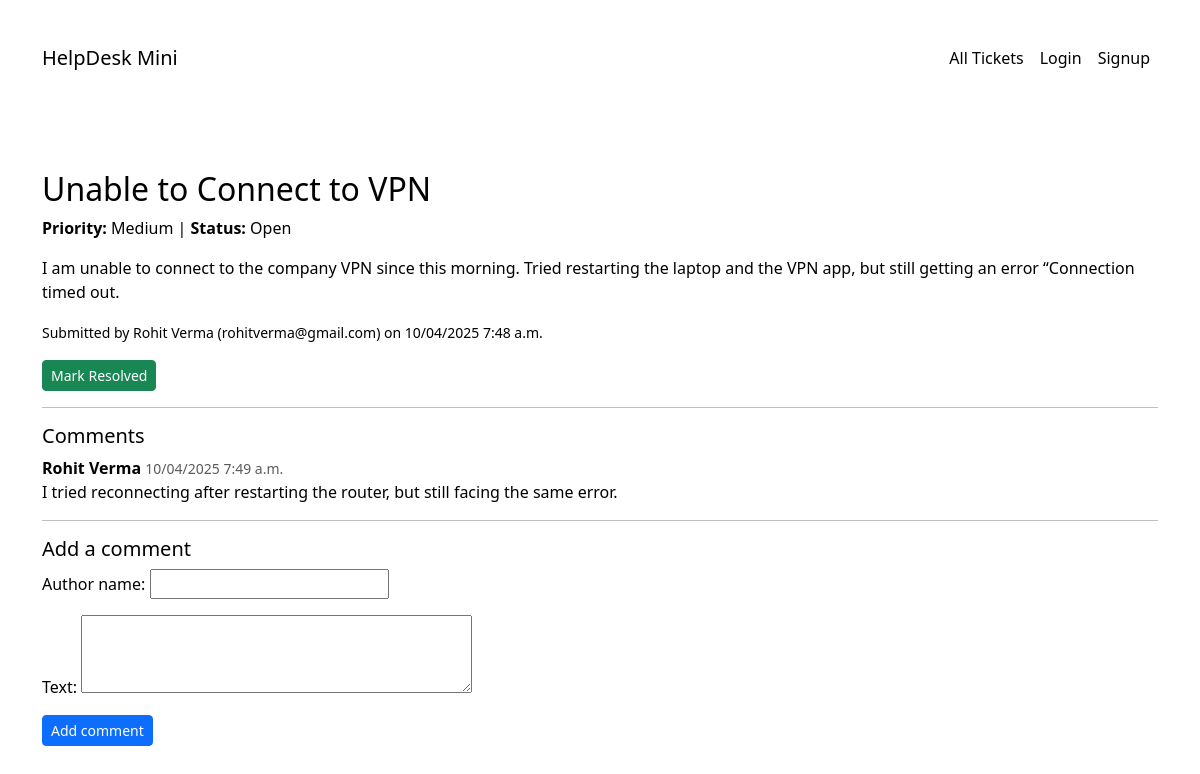
/ticket/2/, run on the app's committed database.
### core/models.py (models this page shows, shortened)
class Ticket(models.Model):
    STATUS_CHOICES = [
        ('open', 'Open'),
        ('in_progress', 'In Progress'),
        ('resolved', 'Resolved'),
    ]
    PRIORITY_CHOICES = [
        ('low', 'Low'),
        ('medium', 'Medium'),
        ('high', 'High'),
    ]
    title = models.CharField(max_length=200)
    description = models.TextField()
    name = models.CharField(max_length=100)
    email = models.EmailField()
    status = models.CharField(max_length=20, choices=STATUS_CHOICES, default='open')
    priority = models.CharField(max_length=10, choices=PRIORITY_CHOICES, default='medium')
    created_at = models.DateTimeField(auto_now_add=True)
    due_by = models.DateTimeField(null=True, blank=True)
    @property
    def is_overdue(self):
        return self.status != 'resolved' and self.due_by and timezone.now() > self.due_by

class Comment(models.Model):
    ticket = models.ForeignKey(Ticket, on_delete=models.CASCADE, related_name='comments')
    author_name = models.CharField(max_length=100)
    text = models.TextField()
    created_at = models.DateTimeField(auto_now_add=True)

### core/views.py (the view, shortened to what this page needs)
# urls.py: path('ticket/<int:pk>/', views.ticket_detail, name='ticket_detail'),
def ticket_detail(request, pk):
    ticket = get_object_or_404(Ticket, pk=pk)
    comment_form = CommentForm()
    return render(request, 'ticket_detail.html', {'ticket': ticket, 'comment_form': comment_form})

### core/forms.py
class CommentForm(forms.ModelForm):
    class Meta:
        model = Comment
        fields = ['author_name', 'text']
        widgets = {
            'text': forms.Textarea(attrs={'rows': 3})
        }

### core/templates/ticket_detail.html (shortened to what this page needs)
{% extends 'base.html' %}
{% block body_class %}tickets-bg{% endblock %}
{% block content %}
<h2>{{ ticket.title }}</h2>
<p><strong>Priority:</strong> {{ ticket.get_priority_display }} |
   <strong>Status:</strong> {{ ticket.get_status_display }}</p>
<p>{{ ticket.description|linebreaks }}</p>
<p><small>Submitted by {{ ticket.name }} ({{ ticket.email }}) on {{ ticket.created_at|date:"SHORT_DATETIME_FORMAT" }}</small></p>
{% if ticket.status != 'resolved' %}
  <a href="{% url 'ticket_resolve' ticket.pk %}" class="btn btn-success btn-sm">Mark Resolved</a>
{% endif %}
<hr>
<h5>Comments</h5>
{% for c in ticket.comments.all %}
  <div class="mb-2">
    <strong>{{ c.author_name }}</strong> <small class="text-muted">{{ c.created_at|date:"SHORT_DATETIME_FORMAT" }}</small>
    <div>{{ c.text|linebreaks }}</div>
  </div>
{% empty %}
  <p>No comments yet.</p>
{% endfor %}
<hr>
<h5>Add a comment</h5>
<form method="post">
  {{ comment_form.as_p }}
  <button type="submit" name="add_comment" class="btn btn-primary btn-sm">Add comment</button>
</form>
{% endblock %}

### core/templates/base.html (style rules this page uses)
body.tickets-bg { background: url('https://images.unsplash.com/photo-1497493292307-31c376b6e479?auto=format&fit=crop&w=1470&q=80') no-repeat center center fixed; background-size: cover; color: black; }

### data on the page
Ticket: title "Unable to Connect to VPN", priority "Medium", status "Open", description "I am unable to connect to the company VPN since this morning. Tried restarting the laptop and the VPN app, but still getting an error “Connection timed out.", name "Rohit Verma", email "rohitverma@gmail.com", created_at "10/04/2025 7:48 a.m."
Comment: author_name "Rohit Verma", created_at "10/04/2025 7:49 a.m.", text "I tried reconnecting after restarting the router, but still facing the same error."
